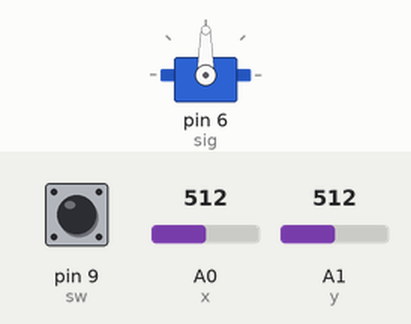
Simulated run of this sketch. Board: Arduino Uno, built with avr-gcc and run on an emulated ATmega328P. On the bench: servo. The test bench sets the inputs (shaded band); at power-on: A0 (x) = 512, pin 9 (sw) HIGH, A1 (y) = 512. What the sketch prints to the serial monitor is not drawn.

Above: at 1.2 s.
1.3 s: A0 (x) set to 716
At 2.3 s:
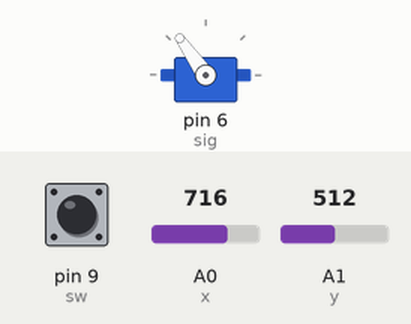
2.8 s: A0 (x) set to 900
At 3.5 s:
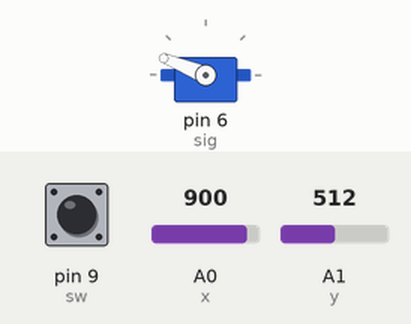
4.3 s: A0 (x) set to 1023
At 4.6 s:
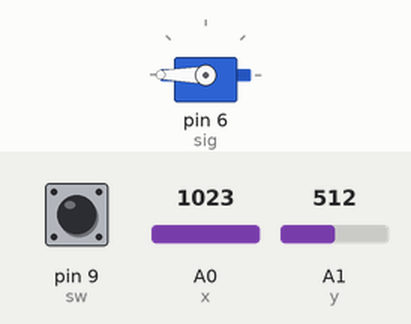
5.8 s: A0 (x) set to 306
At 7.0 s:
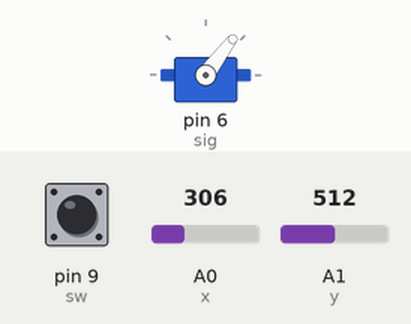
7.3 s: A0 (x) set to 122
At 8.0 s:
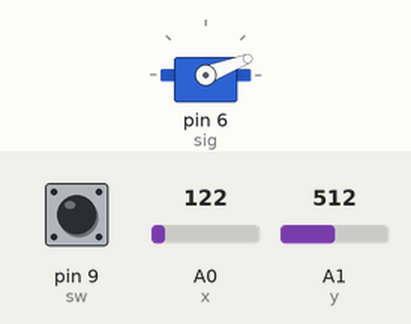
8.8 s: A0 (x) set to 0
At 10.2 s:
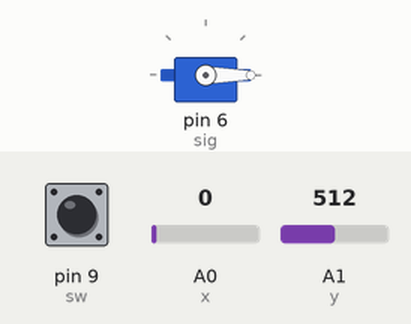
Timing chart, 0 to 11.3 s (numbered marks = the images above; inputs shaded):
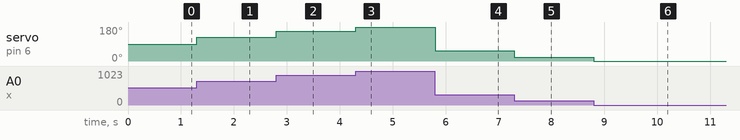

Measured:
- after the input at 1.3 s, servo on pin 6 (sig): 90° → 125° at once
- after the input at 2.8 s, servo on pin 6 (sig): 125° → 158° at once
- after the input at 4.3 s, servo on pin 6 (sig): 158° → 180° at once
- after the input at 5.8 s, servo on pin 6 (sig): 180° → 53° at once
- after the input at 7.3 s, servo on pin 6 (sig): 53° → 21° at once
- after the input at 8.8 s, servo on pin 6 (sig): 21° → 0° at once

The sketch:

joystick_and_servo.ino
```cpp
#include <Servo.h>
int x = A0,y = A1;
int a,b,c;
int sw=9;
Servo motor;
int sig = 6;

void setup() {

 Serial.begin(9600);
  pinMode(x,INPUT);
   pinMode(y,INPUT);
   pinMode(sw,INPUT);
    motor.attach(sig);

}

void loop() {
a=analogRead(x);
b=analogRead(y);
c=digitalRead(sw);

//Serial.print(a);
//Serial.print(" ");
//Serial.print(b);
//Serial.print(" ");
//Serial.println(c);

int m = map(a,0,1023,0,180);
motor.write(m);
Serial.println(m);


}
```
